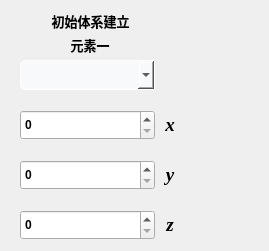
    <widget class="QWidget" name="page_3">
     <widget class="QLabel" name="label">
      <property name="geometry">
       <rect>
        <x>30</x>
        <y>10</y>
        <width>121</width>
        <height>21</height>
       </rect>
      </property>
      <property name="font">
       <font>
        <family>微软雅黑</family>
        <pointsize>10</pointsize>
        <weight>75</weight>
        <bold>true</bold>
       </font>
      </property>
      <property name="styleSheet">
       <string notr="true">border-color: rgb(233, 236, 239);
color: rgb(0, 0, 0);</string>
      </property>
      <property name="text">
       <string>初始体系建立</string>
      </property>
      <property name="alignment">
       <set>Qt::AlignCenter</set>
      </property>
     </widget>
     <widget class="QComboBox" name="exp1_ele1_comboBox">
      <property name="geometry">
       <rect>
        <x>20</x>
        <y>60</y>
        <width>135</width>
        <height>30</height>
       </rect>
      </property>
      <property name="font">
       <font>
        <family>Times New Roman</family>
        <pointsize>10</pointsize>
        <weight>75</weight>
        <bold>true</bold>
       </font>
      </property>
      <property name="cursor">
       <cursorShape>OpenHandCursor</cursorShape>
      </property>
      <property name="styleSheet">
       <string notr="true">QComboBox{
	border: 1px solid white;
	border-top-right-radius: 2px;
	border-bottom-right-radius: 2px;
    border-top-left-radius: 5px;
	border-bottom-left-radius: 5px;
    padding: 2px 3px 2px 3px;
    min-width: 3em;
	background-color: #f8f9fa;
	
	color: rgb(0, 0, 0);
}


</string>
      </property>
     </widget>
     <widget class="QLabel" name="label_2">
      <property name="geometry">
       <rect>
        <x>65</x>
        <y>30</y>
        <width>50</width>
        <height>30</height>
       </rect>
      </property>
      <property name="font">
       <font>
        <family>微软雅黑</family>
        <pointsize>10</pointsize>
        <weight>75</weight>
        <bold>true</bold>
       </font>
      </property>
      <property name="styleSheet">
       <string notr="true">border-color: rgb(233, 236, 239);
color: rgb(0, 0, 0);</string>
      </property>
      <property name="text">
       <string>元素一</string>
      </property>
      <property name="alignment">
       <set>Qt::AlignCenter</set>
      </property>
     </widget>
     <widget class="QLabel" name="label_8">
      <property name="geometry">
       <rect>
        <x>220</x>
        <y>57</y>
        <width>40</width>
        <height>35</height>
       </rect>
      </property>
      <property name="sizePolicy">
       <sizepolicy hsizetype="Preferred" vsizetype="Preferred">
        <horstretch>0</horstretch>
        <verstretch>0</verstretch>
       </sizepolicy>
      </property>
      <property name="styleSheet">
       <string notr="true">border-image: url(:/background/原子.png);</string>
      </property>
      <property name="text">
       <string/>
      </property>
     </widget>
     <widget class="QSpinBox" name="exp1_ele1x_spinBox">
      <property name="geometry">
       <rect>
        <x>20</x>
        <y>110</y>
        <width>135</width>
        <height>30</height>
       </rect>
      </property>
      <property name="sizePolicy">
       <sizepolicy hsizetype="Preferred" vsizetype="Fixed">
        <horstretch>0</horstretch>
        <verstretch>0</verstretch>
       </sizepolicy>
      </property>
      <property name="font">
       <font>
        <family>Arial</family>
        <weight>75</weight>
        <bold>true</bold>
       </font>
      </property>
      <property name="styleSheet">
       <string notr="true">QSpinBox{

	border: 1px solid white;
    border-radius: 3px;
    padding: 1px 2px 1px 2px;
    min-width: 3em;
	background-color: #f8f9fa;
}
	color: rgb(0，0，0);

</string>
      </property>
      <property name="maximum">
       <number>1000000000</number>
      </property>
     </widget>
     <widget class="QLabel" name="label_4">
      <property name="geometry">
       <rect>
        <x>155</x>
        <y>110</y>
        <width>30</width>
        <height>30</height>
       </rect>
      </property>
      <property name="font">
       <font>
        <family>Times New Roman</family>
        <pointsize>14</pointsize>
        <weight>75</weight>
        <italic>true</italic>
        <bold>true</bold>
       </font>
      </property>
      <property name="styleSheet">
       <string notr="true">border-color: rgb(233, 236, 239);
color: rgb(0, 0, 0);</string>
      </property>
      <property name="text">
       <string>x</string>
      </property>
      <property name="alignment">
       <set>Qt::AlignCenter</set>
      </property>
     </widget>
     <widget class="QSpinBox" name="exp1_ele1y_spinBox">
      <property name="geometry">
       <rect>
        <x>20</x>
        <y>160</y>
        <width>135</width>
        <height>30</height>
       </rect>
      </property>
      <property name="sizePolicy">
       <sizepolicy hsizetype="Preferred" vsizetype="Fixed">
        <horstretch>0</horstretch>
        <verstretch>0</verstretch>
       </sizepolicy>
      </property>
      <property name="font">
       <font>
        <family>Arial</family>
        <weight>75</weight>
        <bold>true</bold>
       </font>
      </property>
      <property name="styleSheet">
       <string notr="true">QSpinBox{
	color: rgb(0，0，0);
	border: 1px solid white;
    border-radius: 3px;
    padding: 1px 2px 1px 2px;
    min-width: 3em;
	background-color: #f8f9fa;
}
	color: rgb(0，0，0);
</string>
      </property>
      <property name="maximum">
       <number>1000000000</number>
      </property>
     </widget>
     <widget class="QLabel" name="label_5">
      <property name="geometry">
       <rect>
        <x>155</x>
        <y>160</y>
        <width>30</width>
        <height>30</height>
       </rect>
      </property>
      <property name="font">
       <font>
        <family>Times New Roman</family>
        <pointsize>14</pointsize>
        <weight>75</weight>
        <italic>true</italic>
        <bold>true</bold>
       </font>
      </property>
      <property name="styleSheet">
       <string notr="true">border-color: rgb(233, 236, 239);
color: rgb(0, 0, 0);</string>
      </property>
      <property name="text">
       <string>y</string>
      </property>
      <property name="alignment">
       <set>Qt::AlignCenter</set>
      </property>
     </widget>
     <widget class="QSpinBox" name="exp1_ele1z_spinBox">
      <property name="geometry">
       <rect>
        <x>20</x>
        <y>210</y>
        <width>135</width>
        <height>30</height>
       </rect>
      </property>
      <property name="sizePolicy">
       <sizepolicy hsizetype="Preferred" vsizetype="Fixed">
        <horstretch>0</horstretch>
        <verstretch>0</verstretch>
       </sizepolicy>
      </property>
      <property name="font">
       <font>
        <family>Arial</family>
        <weight>75</weight>
        <bold>true</bold>
       </font>
      </property>
      <property name="styleSheet">
       <string notr="true">QSpinBox{
	color: rgb(0，0，0);
	border: 1px solid white;
    border-radius: 3px;
    padding: 1px 2px 1px 2px;
    min-width: 3em;
	background-color: #f8f9fa;
}
	color: rgb(0，0，0);
</string>
      </property>
      <property name="maximum">
       <number>1000000000</number>
      </property>
     </widget>
     <widget class="QLabel" name="label_6">
      <property name="geometry">
       <rect>
        <x>155</x>
        <y>210</y>
        <width>30</width>
        <height>30</height>
       </rect>
      </property>
      <property name="font">
       <font>
        <family>Times New Roman</family>
        <pointsize>14</pointsize>
        <weight>75</weight>
        <italic>true</italic>
        <bold>true</bold>
       </font>
      </property>
      <property name="styleSheet">
       <string notr="true">border-color: rgb(233, 236, 239);
color: rgb(0, 0, 0);</string>
      </property>
      <property name="text">
       <string>z</string>
      </property>
      <property name="alignment">
       <set>Qt::AlignCenter</set>
      </property>
     </widget>
     <widget class="QLabel" name="label_9">
      <property name="geometry">
       <rect>
        <x>220</x>
        <y>107</y>
        <width>40</width>
        <height>35</height>
       </rect>
      </property>
      <property name="sizePolicy">
       <sizepolicy hsizetype="Preferred" vsizetype="Preferred">
        <horstretch>0</horstretch>
        <verstretch>0</verstretch>
       </sizepolicy>
      </property>
      <property name="styleSheet">
       <string notr="true">border-image: url(:/background/坐标轴.png);</string>
      </property>
      <property name="text">
       <string/>
      </property>
     </widget>
     <widget class="QLabel" name="label_10">
      <property name="geometry">
       <rect>
        <x>220</x>
        <y>157</y>
        <width>40</width>
        <height>35</height>
       </rect>
      </property>
      <property name="sizePolicy">
       <sizepolicy hsizetype="Preferred" vsizetype="Preferred">
        <horstretch>0</horstretch>
        <verstretch>0</verstretch>
       </sizepolicy>
      </property>
      <property name="styleSheet">
       <string notr="true">border-image: url(:/background/坐标轴.png);</string>
      </property>
      <property name="text">
       <string/>
      </property>
     </widget>
     <widget class="QLabel" name="label_11">
      <property name="geometry">
       <rect>
        <x>220</x>
        <y>207</y>
        <width>40</width>
        <height>35</height>
       </rect>
      </property>
      <property name="sizePolicy">
       <sizepolicy hsizetype="Preferred" vsizetype="Preferred">
        <horstretch>0</horstretch>
        <verstretch>0</verstretch>
       </sizepolicy>
      </property>
      <property name="styleSheet">
       <string notr="true">border-image: url(:/background/坐标轴.png);</string>
      </property>
      <property name="text">
       <string/>
      </property>
     </widget>
    </widget>
